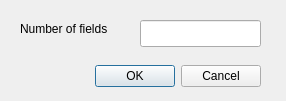
<?xml version="1.0" encoding="UTF-8"?>
<ui version="4.0">
 <class>DialogNfields</class>
 <widget class="QDialog" name="DialogNfields">
  <property name="geometry">
   <rect>
    <x>0</x>
    <y>0</y>
    <width>286</width>
    <height>101</height>
   </rect>
  </property>
  <property name="windowTitle">
   <string>Dialog</string>
  </property>
  <widget class="QDialogButtonBox" name="buttonBox">
   <property name="geometry">
    <rect>
     <x>70</x>
     <y>60</y>
     <width>191</width>
     <height>32</height>
    </rect>
   </property>
   <property name="orientation">
    <enum>Qt::Horizontal</enum>
   </property>
   <property name="standardButtons">
    <set>QDialogButtonBox::Cancel|QDialogButtonBox::Ok</set>
   </property>
  </widget>
  <widget class="QLabel" name="label">
   <property name="geometry">
    <rect>
     <x>20</x>
     <y>20</y>
     <width>121</width>
     <height>17</height>
    </rect>
   </property>
   <property name="text">
    <string>Number of fields</string>
   </property>
  </widget>
  <widget class="QLineEdit" name="lineEdit">
   <property name="geometry">
    <rect>
     <x>140</x>
     <y>20</y>
     <width>121</width>
     <height>27</height>
    </rect>
   </property>
  </widget>
 </widget>
 <resources/>
 <connections>
  <connection>
   <sender>buttonBox</sender>
   <signal>accepted()</signal>
   <receiver>DialogNfields</receiver>
   <slot>accept()</slot>
   <hints>
    <hint type="sourcelabel">
     <x>248</x>
     <y>254</y>
    </hint>
    <hint type="destinationlabel">
     <x>157</x>
     <y>274</y>
    </hint>
   </hints>
  </connection>
  <connection>
   <sender>buttonBox</sender>
   <signal>rejected()</signal>
   <receiver>DialogNfields</receiver>
   <slot>reject()</slot>
   <hints>
    <hint type="sourcelabel">
     <x>316</x>
     <y>260</y>
    </hint>
    <hint type="destinationlabel">
     <x>286</x>
     <y>274</y>
    </hint>
   </hints>
  </connection>
 </connections>
</ui>
